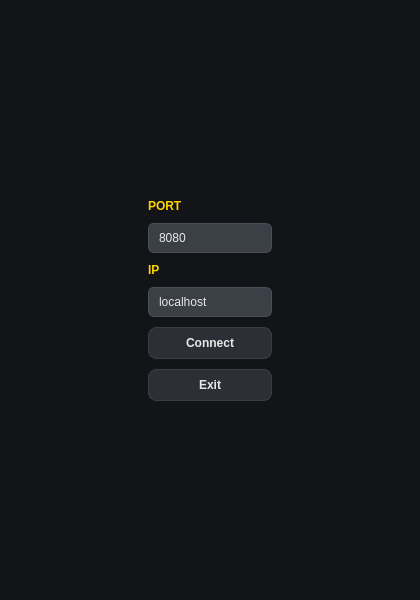
<?xml version="1.0" encoding="UTF-8"?>
<ui version="4.0">
 <class>ConnectDialog</class>
 <widget class="QDialog" name="ConnectDialog">
  <property name="geometry">
   <rect>
    <x>0</x>
    <y>0</y>
    <width>420</width>
    <height>600</height>
   </rect>
  </property>
  <property name="minimumSize">
   <size>
    <width>420</width>
    <height>600</height>
   </size>
  </property>
  <property name="maximumSize">
   <size>
    <width>420</width>
    <height>600</height>
   </size>
  </property>
  <property name="windowTitle">
   <string>ConnectionWindow</string>
  </property>
  <property name="styleSheet">
   <string>
#ConnectDialog {
  border-image: url(:/img/connectionMenu.jpg) 0 0 0 0 stretch stretch;
  background-color: #121418;
}
QLabel#lblPort, QLabel#lblIp { color: #FFD400; font-weight: 700; }
QLineEdit {
  background: #3b3f46; color: #e8e8e8;
  border: 1px solid #4a505a; border-radius: 6px; padding: 6px 8px;
}
QPushButton {
  background: #2C2F36; color: #E8E8E8; border: 1px solid #3A3F47;
  border-radius: 8px; padding: 8px 14px; font-weight: 600;
}
QPushButton:hover { background: #343842; }
QPushButton:pressed { background: #262A30; }
   </string>
  </property>
  <layout class="QVBoxLayout" name="root">
   <property name="leftMargin">
    <number>24</number>
   </property>
   <property name="topMargin">
    <number>24</number>
   </property>
   <property name="rightMargin">
    <number>24</number>
   </property>
   <property name="bottomMargin">
    <number>24</number>
   </property>
   <item>
    <spacer name="topSpace">
     <property name="orientation">
      <enum>Qt::Vertical</enum>
     </property>
     <property name="sizeType">
      <enum>QSizePolicy::Expanding</enum>
     </property>
     <property name="sizeHint" stdset="0">
      <size>
       <width>20</width>
       <height>40</height>
      </size>
     </property>
    </spacer>
   </item>
   <item alignment="Qt::AlignHCenter">
    <widget class="QFrame" name="panel">
     <property name="maximumSize">
      <size>
       <width>320</width>
       <height>16777215</height>
      </size>
     </property>
     <property name="frameShape">
      <enum>QFrame::NoFrame</enum>
     </property>
     <layout class="QVBoxLayout" name="col">
      <property name="spacing">
       <number>10</number>
      </property>
      <item>
       <widget class="QLabel" name="lblPort">
        <property name="text">
         <string>PORT</string>
        </property>
       </widget>
      </item>
      <item>
       <widget class="QLineEdit" name="linePort">
        <property name="text">
         <string>8080</string>
        </property>
       </widget>
      </item>
      <item>
       <widget class="QLabel" name="lblIp">
        <property name="text">
         <string>IP</string>
        </property>
       </widget>
      </item>
      <item>
       <widget class="QLineEdit" name="lineHost">
        <property name="text">
         <string>localhost</string>
        </property>
       </widget>
      </item>
      <item>
       <widget class="QPushButton" name="btnConnect">
        <property name="text">
         <string>Connect</string>
        </property>
       </widget>
      </item>
      <item>
       <widget class="QPushButton" name="btnExit">
        <property name="text">
         <string>Exit</string>
        </property>
       </widget>
      </item>
     </layout>
    </widget>
   </item>
   <item>
    <spacer name="bottomSpace">
     <property name="orientation">
      <enum>Qt::Vertical</enum>
     </property>
     <property name="sizeType">
      <enum>QSizePolicy::Expanding</enum>
     </property>
     <property name="sizeHint" stdset="0">
      <size>
       <width>20</width>
       <height>40</height>
      </size>
     </property>
    </spacer>
   </item>
  </layout>
 </widget>
 <connections/>
</ui>
